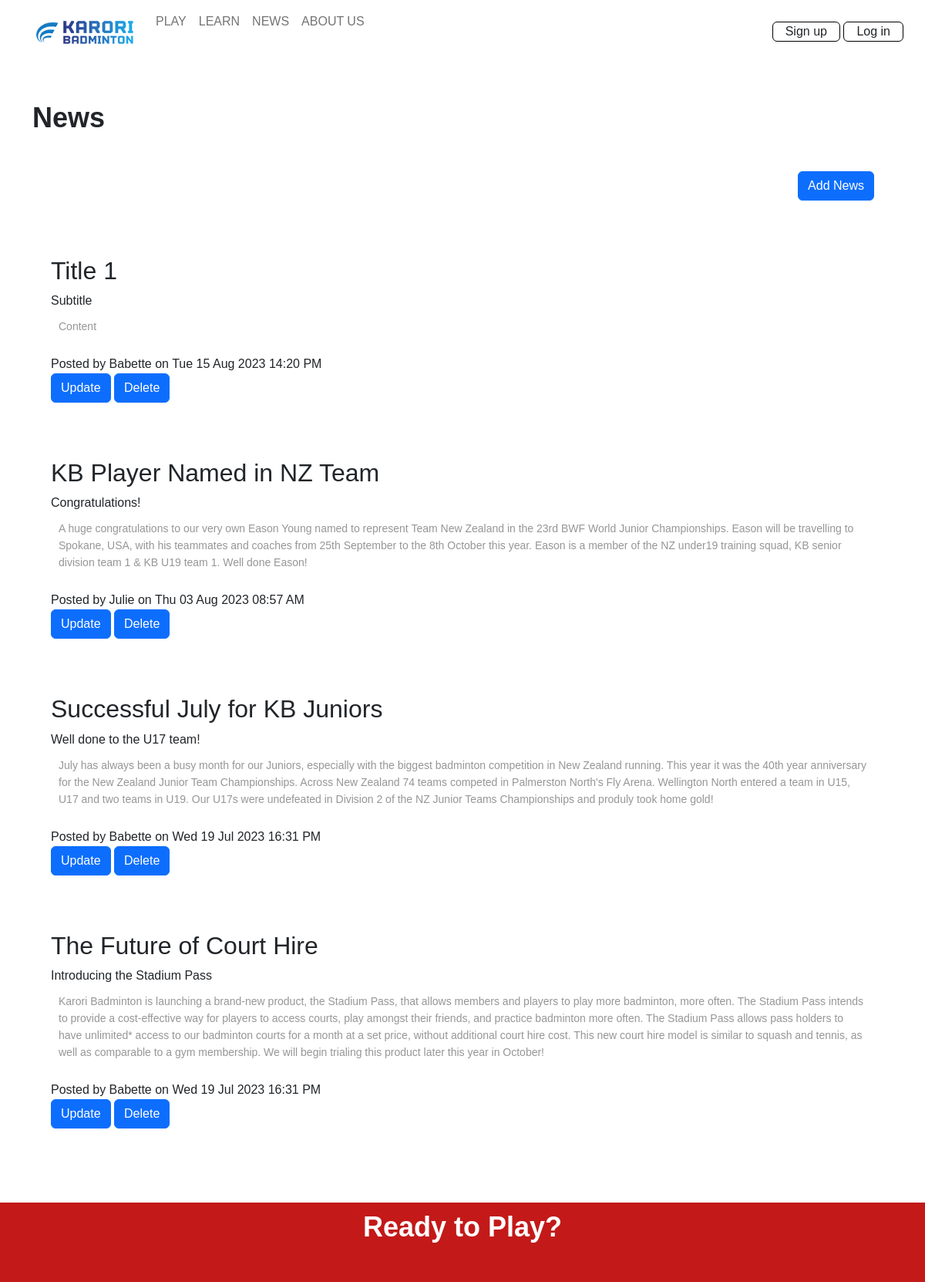
The app's page /news, older data.
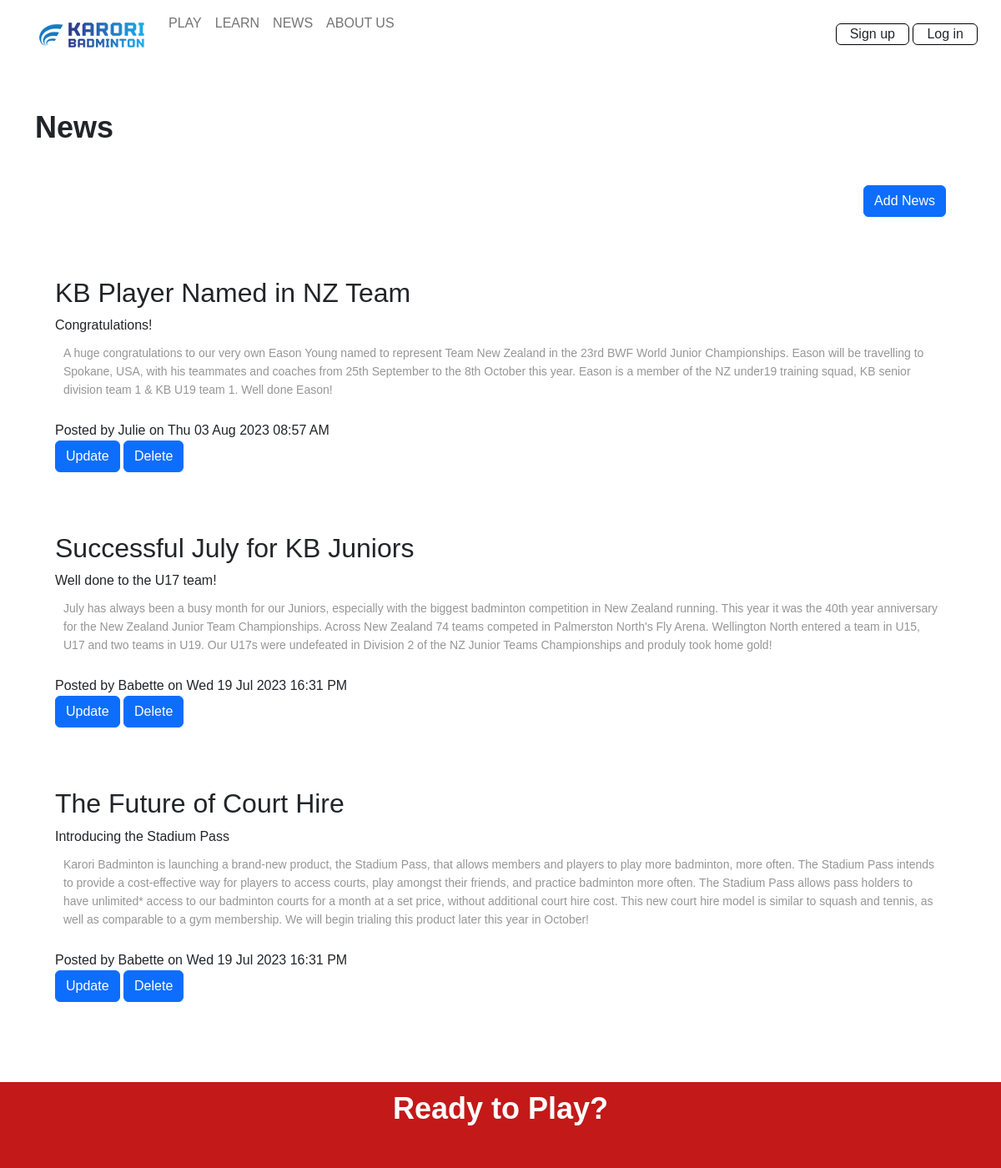
The same page, newer data.
### tables this page shows
CREATE TABLE news(
    news_id integer primary key autoincrement not null,
    title text not null unique,
    subtitle text not null unique,
    content text not null unique,
    newsdate date not null,
    member_id integer not null,
    foreign key(member_id) references member(member_id)
);

CREATE TABLE member(
    member_id integer primary key autoincrement not null,
    name text not null,
    email text not null unique,
    password text not null,
    authorisation integer not null
);

### server.py (the view)
@app.route('/news')
def news():
    sql = """select news.news_id, news.title, news.subtitle, news.content, news.newsdate, member.name
       from news
       join member on news.member_id= member.member_id
       order by news.newsdate desc;
       """
    result = run_search_query_tuples(sql, (), db_path, True)
    print(result)
    return render_template("news.html", news=result)

### db_functions.py (called while the page is built)
def run_search_query_tuples(sql_query ,values_tuple, file_path, rowfactory=False):
    result = None
    try:
        db = sqlite3.connect(file_path)
        if rowfactory:
            db.row_factory = sqlite3.Row
        cursor = db.cursor()
        cursor.execute(sql_query ,values_tuple)
        result = cursor.fetchall()
        cursor.close()
    except sqlite3.Error as error:
        print("Error running search query tuples: {}".format(error))
        return None
    db.close()
    if result is None:
        print("No search values were found")
    return result

### server.py (called while the page is built)
@app.template_filter()
def news_date(sqlite_dt):
    x = datetime.strptime(sqlite_dt, '%Y-%m-%d %H:%M:%S')
    return x.strftime("%a %d %b %Y %H:%M %p")

### templates/news.html
{% extends "layout.html" %}
{% block content %}
<div class="container-lg py-sm-5 py-1">
    <h1> News </h1>
<div class="news p-4 my-4 text-end">
    <a class="btn btn-primary" href="{{ url_for('news_cud', id=0, task='add') }}">Add News</a>
</div>
{% for row in news %}
<div class="news p-4 my-4">
    <h2> {{ row['title'] }}</h2>
    <div class="subtitle"> {{ row['subtitle'] }}</div>
    <p class="news-text"> {{ row['content'] | replace("\n", "<br>") | safe}} </p>
    <div class="news-meta">Posted by {{ row['name'] }} on {{ row['newsdate'] | news_date }}</div>
    <div class="news-meta">
        <a class="btn btn-primary" href="{{ url_for('news_cud', id=row['news_id'], task='update') }}">Update</a>
        <a class="btn btn-primary" href="{{ url_for('news_cud', id=row['news_id'], task='delete') }}">Delete</a>
    </div>
</div>
{% endfor %}
</div>
{% endblock %}

### templates/layout.html (shortened to what this page needs)
<!DOCTYPE html>
<html lang="en">
<head>
    <link href="https://cdn.jsdelivr.net/npm/bootstrap@5.2.3/dist/css/bootstrap.min.css" rel="stylesheet">
    <link rel="stylesheet" href="static/styles.css">
</head>
<body>
    <div class="container-fluid">
    <nav class="navbar navbar-expand-lg px-3 py-2">
        <div class="collapse navbar-collapse" id="collapsibleNavbar">
            <ul class="navbar-nav">
                <li class="nav-item">
                    <a class="nav-link" href="{{ url_for('index') }}"><img src="static/images/logo.png" alt=""></a>
                </li>
                <li class="nav-item">
                    <a class="nav-link" href="{{ url_for('play') }}"> PLAY </a>
                </li>
                <li class="nav-item">
                    <a class="nav-link" href="{{ url_for('learn') }}"> LEARN </a>
                </li>
                <li class="nav-item">
                    <a class="nav-link" href="{{ url_for('news') }}"> NEWS </a>
                </li>
                <li class="nav-item">
                    <a class="nav-link" href="{{ url_for('aboutus') }}"> ABOUT US </a>
                </li>
            </ul>
            <div class="ms-auto">
                <a class="nav-link btn btn-outline" href="{{ url_for('signup') }}">Sign up</a>
                <a class="nav-link btn btn-outline" href="{{ url_for('login') }}">Log in</a>
            </div>
        </div>
    </nav>
    </div>
{% block content %}
{% endblock %}
    <footer class="rtp container-fluid footer-content">
        <h1> Ready to Play? </h1>
    </footer>
</body>
</html>

### static/styles.css (style rules this page uses)
:root { --white: rgb(255, 255, 255); --cream: rgb(253, 246, 236); --grey: rgb(150, 150, 150); --light-blue: rgba(19, 127, 185, 0.1); --blue: rgb(19, 127, 185); --dark-blue: rgb(13, 44, 84); --light-grey: rgba(150, 150, 150, 0.1); --transparent: rgba(0, 0, 0, 0); }
* { margin: 0; padding: 0; font-family: 'Poppins', sans-serif; }
nav { display: flex; padding: 2% 6%; justify-content: space-between; align-items: center; }
nav img { width: 150px; }
h1 { font-size: 36px; font-weight: 600; }
p { color: var(--grey); font-size: 14px; font-weight: 300; line-height: 22px; padding: 10px; }
.rtp { margin: auto; width: 100%; background-image: url(images/temp_banner.jpg); background-position: center; background-size: cover; text-align: center; padding: 10px 0; }
.rtp h1 { color: var(--white); margin-bottom: 40px; padding: 0; }
nav .btn-outline { display: inline-block; }
.btn-outline { border: 1px solid black; padding: 0 1em; }

Row changes from the older to the newer data that the page shows:
removed news: title "Title 1", subtitle "Subtitle", content "Content", name "Babette", newsdate|news_date "Tue 15 Aug 2023 14:20 PM"
